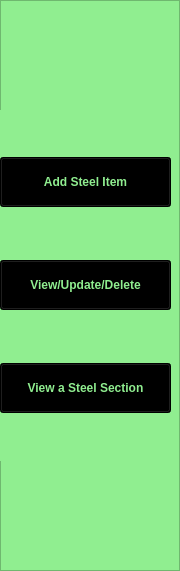
      <widget class="QFrame" name="menu_options">
       <property name="sizePolicy">
        <sizepolicy hsizetype="Maximum" vsizetype="Expanding">
         <horstretch>0</horstretch>
         <verstretch>0</verstretch>
        </sizepolicy>
       </property>
       <property name="minimumSize">
        <size>
         <width>171</width>
         <height>571</height>
        </size>
       </property>
       <property name="palette">
        <palette>
         <active>
          <colorrole role="WindowText">
           <brush brushstyle="SolidPattern">
            <color alpha="255">
             <red>0</red>
             <green>0</green>
             <blue>0</blue>
            </color>
           </brush>
          </colorrole>
          <colorrole role="Button">
           <brush brushstyle="SolidPattern">
            <color alpha="255">
             <red>144</red>
             <green>238</green>
             <blue>144</blue>
            </color>
           </brush>
          </colorrole>
          <colorrole role="Light">
           <brush brushstyle="SolidPattern">
            <color alpha="255">
             <red>187</red>
             <green>255</green>
             <blue>187</blue>
            </color>
           </brush>
          </colorrole>
          <colorrole role="Midlight">
           <brush brushstyle="SolidPattern">
            <color alpha="255">
             <red>126</red>
             <green>252</green>
             <blue>126</blue>
            </color>
           </brush>
          </colorrole>
          <colorrole role="Dark">
           <brush brushstyle="SolidPattern">
            <color alpha="255">
             <red>33</red>
             <green>125</green>
             <blue>33</blue>
            </color>
           </brush>
          </colorrole>
          <colorrole role="Mid">
           <brush brushstyle="SolidPattern">
            <color alpha="255">
             <red>44</red>
             <green>167</green>
             <blue>44</blue>
            </color>
           </brush>
          </colorrole>
          <colorrole role="Text">
           <brush brushstyle="SolidPattern">
            <color alpha="255">
             <red>0</red>
             <green>0</green>
             <blue>0</blue>
            </color>
           </brush>
          </colorrole>
          <colorrole role="BrightText">
           <brush brushstyle="SolidPattern">
            <color alpha="255">
             <red>255</red>
             <green>255</green>
             <blue>255</blue>
            </color>
           </brush>
          </colorrole>
          <colorrole role="ButtonText">
           <brush brushstyle="SolidPattern">
            <color alpha="255">
             <red>255</red>
             <green>0</green>
             <blue>0</blue>
            </color>
           </brush>
          </colorrole>
          <colorrole role="Base">
           <brush brushstyle="SolidPattern">
            <color alpha="255">
             <red>144</red>
             <green>238</green>
             <blue>144</blue>
            </color>
           </brush>
          </colorrole>
          <colorrole role="Window">
           <brush brushstyle="SolidPattern">
            <color alpha="255">
             <red>144</red>
             <green>238</green>
             <blue>144</blue>
            </color>
           </brush>
          </colorrole>
          <colorrole role="Shadow">
           <brush brushstyle="SolidPattern">
            <color alpha="255">
             <red>0</red>
             <green>0</green>
             <blue>0</blue>
            </color>
           </brush>
          </colorrole>
          <colorrole role="AlternateBase">
           <brush brushstyle="SolidPattern">
            <color alpha="255">
             <red>160</red>
             <green>252</green>
             <blue>160</blue>
            </color>
           </brush>
          </colorrole>
          <colorrole role="ToolTipBase">
           <brush brushstyle="SolidPattern">
            <color alpha="255">
             <red>255</red>
             <green>255</green>
             <blue>220</blue>
            </color>
           </brush>
          </colorrole>
          <colorrole role="ToolTipText">
           <brush brushstyle="SolidPattern">
            <color alpha="255">
             <red>0</red>
             <green>0</green>
             <blue>0</blue>
            </color>
           </brush>
          </colorrole>
         </active>
         <inactive>
          <colorrole role="WindowText">
           <brush brushstyle="SolidPattern">
            <color alpha="255">
             <red>0</red>
             <green>0</green>
             <blue>0</blue>
            </color>
           </brush>
          </colorrole>
          <colorrole role="Button">
           <brush brushstyle="SolidPattern">
            <color alpha="255">
             <red>144</red>
             <green>238</green>
             <blue>144</blue>
            </color>
           </brush>
          </colorrole>
          <colorrole role="Light">
           <brush brushstyle="SolidPattern">
            <color alpha="255">
             <red>187</red>
             <green>255</green>
             <blue>187</blue>
            </color>
           </brush>
          </colorrole>
          <colorrole role="Midlight">
           <brush brushstyle="SolidPattern">
            <color alpha="255">
             <red>126</red>
             <green>252</green>
             <blue>126</blue>
            </color>
           </brush>
          </colorrole>
          <colorrole role="Dark">
           <brush brushstyle="SolidPattern">
            <color alpha="255">
             <red>33</red>
             <green>125</green>
             <blue>33</blue>
            </color>
           </brush>
          </colorrole>
          <colorrole role="Mid">
           <brush brushstyle="SolidPattern">
            <color alpha="255">
             <red>44</red>
             <green>167</green>
             <blue>44</blue>
            </color>
           </brush>
          </colorrole>
          <colorrole role="Text">
           <brush brushstyle="SolidPattern">
            <color alpha="255">
             <red>200</red>
             <green>0</green>
             <blue>0</blue>
            </color>
           </brush>
          </colorrole>
          <colorrole role="BrightText">
           <brush brushstyle="SolidPattern">
            <color alpha="255">
             <red>255</red>
             <green>255</green>
             <blue>255</blue>
            </color>
           </brush>
          </colorrole>
          <colorrole role="ButtonText">
           <brush brushstyle="SolidPattern">
            <color alpha="255">
             <red>0</red>
             <green>0</green>
             <blue>0</blue>
            </color>
           </brush>
          </colorrole>
          <colorrole role="Base">
           <brush brushstyle="SolidPattern">
            <color alpha="255">
             <red>144</red>
             <green>238</green>
             <blue>144</blue>
            </color>
           </brush>
          </colorrole>
          <colorrole role="Window">
           <brush brushstyle="SolidPattern">
            <color alpha="255">
             <red>144</red>
             <green>238</green>
             <blue>144</blue>
            </color>
           </brush>
          </colorrole>
          <colorrole role="Shadow">
           <brush brushstyle="SolidPattern">
            <color alpha="255">
             <red>0</red>
             <green>0</green>
             <blue>0</blue>
            </color>
           </brush>
          </colorrole>
          <colorrole role="AlternateBase">
           <brush brushstyle="SolidPattern">
            <color alpha="255">
             <red>160</red>
             <green>252</green>
             <blue>160</blue>
            </color>
           </brush>
          </colorrole>
          <colorrole role="ToolTipBase">
           <brush brushstyle="SolidPattern">
            <color alpha="255">
             <red>255</red>
             <green>255</green>
             <blue>220</blue>
            </color>
           </brush>
          </colorrole>
          <colorrole role="ToolTipText">
           <brush brushstyle="SolidPattern">
            <color alpha="255">
             <red>0</red>
             <green>0</green>
             <blue>0</blue>
            </color>
           </brush>
          </colorrole>
         </inactive>
         <disabled>
          <colorrole role="WindowText">
           <brush brushstyle="SolidPattern">
            <color alpha="255">
             <red>33</red>
             <green>125</green>
             <blue>33</blue>
            </color>
           </brush>
          </colorrole>
          <colorrole role="Button">
           <brush brushstyle="SolidPattern">
            <color alpha="255">
             <red>144</red>
             <green>238</green>
             <blue>144</blue>
            </color>
           </brush>
          </colorrole>
          <colorrole role="Light">
           <brush brushstyle="SolidPattern">
            <color alpha="255">
             <red>187</red>
             <green>255</green>
             <blue>187</blue>
            </color>
           </brush>
          </colorrole>
          <colorrole role="Midlight">
           <brush brushstyle="SolidPattern">
            <color alpha="255">
             <red>126</red>
             <green>252</green>
             <blue>126</blue>
            </color>
           </brush>
          </colorrole>
          <colorrole role="Dark">
           <brush brushstyle="SolidPattern">
            <color alpha="255">
             <red>33</red>
             <green>125</green>
             <blue>33</blue>
            </color>
           </brush>
          </colorrole>
          <colorrole role="Mid">
           <brush brushstyle="SolidPattern">
            <color alpha="255">
             <red>44</red>
             <green>167</green>
             <blue>44</blue>
            </color>
           </brush>
          </colorrole>
          <colorrole role="Text">
           <brush brushstyle="SolidPattern">
            <color alpha="255">
             <red>33</red>
             <green>125</green>
             <blue>33</blue>
            </color>
           </brush>
          </colorrole>
          <colorrole role="BrightText">
           <brush brushstyle="SolidPattern">
            <color alpha="255">
             <red>255</red>
             <green>255</green>
             <blue>255</blue>
            </color>
           </brush>
          </colorrole>
          <colorrole role="ButtonText">
           <brush brushstyle="SolidPattern">
            <color alpha="255">
             <red>33</red>
             <green>125</green>
             <blue>33</blue>
            </color>
           </brush>
          </colorrole>
          <colorrole role="Base">
           <brush brushstyle="SolidPattern">
            <color alpha="255">
             <red>144</red>
             <green>238</green>
             <blue>144</blue>
            </color>
           </brush>
          </colorrole>
          <colorrole role="Window">
           <brush brushstyle="SolidPattern">
            <color alpha="255">
             <red>144</red>
             <green>238</green>
             <blue>144</blue>
            </color>
           </brush>
          </colorrole>
          <colorrole role="Shadow">
           <brush brushstyle="SolidPattern">
            <color alpha="255">
             <red>0</red>
             <green>0</green>
             <blue>0</blue>
            </color>
           </brush>
          </colorrole>
          <colorrole role="AlternateBase">
           <brush brushstyle="SolidPattern">
            <color alpha="255">
             <red>66</red>
             <green>250</green>
             <blue>66</blue>
            </color>
           </brush>
          </colorrole>
          <colorrole role="ToolTipBase">
           <brush brushstyle="SolidPattern">
            <color alpha="255">
             <red>255</red>
             <green>255</green>
             <blue>220</blue>
            </color>
           </brush>
          </colorrole>
          <colorrole role="ToolTipText">
           <brush brushstyle="SolidPattern">
            <color alpha="255">
             <red>0</red>
             <green>0</green>
             <blue>0</blue>
            </color>
           </brush>
          </colorrole>
         </disabled>
        </palette>
       </property>
       <property name="styleSheet">
        <string notr="true">background-color: lightgreen;</string>
       </property>
       <property name="frameShape">
        <enum>QFrame::StyledPanel</enum>
       </property>
       <property name="frameShadow">
        <enum>QFrame::Raised</enum>
       </property>
       <widget class="QWidget" name="layoutWidget">
        <property name="geometry">
         <rect>
          <x>0</x>
          <y>110</y>
          <width>171</width>
          <height>351</height>
         </rect>
        </property>
        <layout class="QVBoxLayout" name="verticalLayout">
         <item>
          <widget class="QPushButton" name="add_item">
           <property name="sizePolicy">
            <sizepolicy hsizetype="Preferred" vsizetype="Fixed">
             <horstretch>0</horstretch>
             <verstretch>0</verstretch>
            </sizepolicy>
           </property>
           <property name="minimumSize">
            <size>
             <width>0</width>
             <height>50</height>
            </size>
           </property>
           <property name="palette">
            <palette>
             <active>
              <colorrole role="WindowText">
               <brush brushstyle="SolidPattern">
                <color alpha="255">
                 <red>144</red>
                 <green>238</green>
                 <blue>144</blue>
                </color>
               </brush>
              </colorrole>
              <colorrole role="Button">
               <brush brushstyle="SolidPattern">
                <color alpha="255">
                 <red>0</red>
                 <green>0</green>
                 <blue>0</blue>
                </color>
               </brush>
              </colorrole>
              <colorrole role="Light">
               <brush brushstyle="SolidPattern">
                <color alpha="255">
                 <red>187</red>
                 <green>255</green>
                 <blue>187</blue>
                </color>
               </brush>
              </colorrole>
              <colorrole role="Midlight">
               <brush brushstyle="SolidPattern">
                <color alpha="255">
                 <red>126</red>
                 <green>252</green>
                 <blue>126</blue>
                </color>
               </brush>
              </colorrole>
              <colorrole role="Dark">
               <brush brushstyle="SolidPattern">
                <color alpha="255">
                 <red>33</red>
                 <green>125</green>
                 <blue>33</blue>
                </color>
               </brush>
              </colorrole>
              <colorrole role="Mid">
               <brush brushstyle="SolidPattern">
                <color alpha="255">
                 <red>44</red>
                 <green>167</green>
                 <blue>44</blue>
                </color>
               </brush>
              </colorrole>
              <colorrole role="Text">
               <brush brushstyle="SolidPattern">
                <color alpha="255">
                 <red>144</red>
                 <green>238</green>
                 <blue>144</blue>
                </color>
               </brush>
              </colorrole>
              <colorrole role="BrightText">
               <brush brushstyle="SolidPattern">
                <color alpha="255">
                 <red>255</red>
                 <green>255</green>
                 <blue>255</blue>
                </color>
               </brush>
              </colorrole>
              <colorrole role="ButtonText">
               <brush brushstyle="SolidPattern">
                <color alpha="255">
                 <red>144</red>
                 <green>238</green>
                 <blue>144</blue>
                </color>
               </brush>
              </colorrole>
              <colorrole role="Base">
               <brush brushstyle="SolidPattern">
                <color alpha="255">
                 <red>0</red>
                 <green>0</green>
                 <blue>0</blue>
                </color>
               </brush>
              </colorrole>
              <colorrole role="Window">
               <brush brushstyle="SolidPattern">
                <color alpha="255">
                 <red>0</red>
                 <green>0</green>
                 <blue>0</blue>
                </color>
               </brush>
              </colorrole>
              <colorrole role="Shadow">
               <brush brushstyle="SolidPattern">
                <color alpha="255">
                 <red>0</red>
                 <green>0</green>
                 <blue>0</blue>
                </color>
               </brush>
              </colorrole>
              <colorrole role="AlternateBase">
               <brush brushstyle="SolidPattern">
                <color alpha="255">
                 <red>160</red>
                 <green>252</green>
                 <blue>160</blue>
                </color>
               </brush>
              </colorrole>
              <colorrole role="ToolTipBase">
               <brush brushstyle="SolidPattern">
                <color alpha="255">
                 <red>66</red>
                 <green>250</green>
                 <blue>66</blue>
                </color>
               </brush>
              </colorrole>
              <colorrole role="ToolTipText">
               <brush brushstyle="SolidPattern">
                <color alpha="255">
                 <red>0</red>
                 <green>0</green>
                 <blue>0</blue>
                </color>
               </brush>
              </colorrole>
             </active>
             <inactive>
              <colorrole role="WindowText">
               <brush brushstyle="SolidPattern">
                <color alpha="255">
                 <red>144</red>
                 <green>238</green>
                 <blue>144</blue>
                </color>
               </brush>
              </colorrole>
              <colorrole role="Button">
               <brush brushstyle="SolidPattern">
                <color alpha="255">
                 <red>0</red>
                 <green>0</green>
                 <blue>0</blue>
                </color>
               </brush>
              </colorrole>
              <colorrole role="Light">
               <brush brushstyle="SolidPattern">
                <color alpha="255">
                 <red>187</red>
                 <green>255</green>
                 <blue>187</blue>
                </color>
               </brush>
              </colorrole>
              <colorrole role="Midlight">
               <brush brushstyle="SolidPattern">
                <color alpha="255">
                 <red>126</red>
                 <green>252</green>
                 <blue>126</blue>
                </color>
               </brush>
              </colorrole>
              <colorrole role="Dark">
               <brush brushstyle="SolidPattern">
                <color alpha="255">
                 <red>33</red>
                 <green>125</green>
                 <blue>33</blue>
                </color>
               </brush>
              </colorrole>
              <colorrole role="Mid">
               <brush brushstyle="SolidPattern">
                <color alpha="255">
                 <red>44</red>
                 <green>167</green>
                 <blue>44</blue>
                </color>
               </brush>
              </colorrole>
              <colorrole role="Text">
               <brush brushstyle="SolidPattern">
                <color alpha="255">
                 <red>144</red>
                 <green>238</green>
                 <blue>144</blue>
                </color>
               </brush>
              </colorrole>
              <colorrole role="BrightText">
               <brush brushstyle="SolidPattern">
                <color alpha="255">
                 <red>255</red>
                 <green>255</green>
                 <blue>255</blue>
                </color>
               </brush>
              </colorrole>
              <colorrole role="ButtonText">
               <brush brushstyle="SolidPattern">
                <color alpha="255">
                 <red>144</red>
                 <green>238</green>
                 <blue>144</blue>
                </color>
               </brush>
              </colorrole>
              <colorrole role="Base">
               <brush brushstyle="SolidPattern">
                <color alpha="255">
                 <red>0</red>
                 <green>0</green>
                 <blue>0</blue>
                </color>
               </brush>
              </colorrole>
              <colorrole role="Window">
               <brush brushstyle="SolidPattern">
                <color alpha="255">
                 <red>0</red>
                 <green>0</green>
                 <blue>0</blue>
                </color>
               </brush>
              </colorrole>
              <colorrole role="Shadow">
               <brush brushstyle="SolidPattern">
                <color alpha="255">
                 <red>0</red>
                 <green>0</green>
                 <blue>0</blue>
                </color>
               </brush>
              </colorrole>
              <colorrole role="AlternateBase">
               <brush brushstyle="SolidPattern">
                <color alpha="255">
                 <red>160</red>
                 <green>252</green>
                 <blue>160</blue>
                </color>
               </brush>
              </colorrole>
              <colorrole role="ToolTipBase">
               <brush brushstyle="SolidPattern">
                <color alpha="255">
                 <red>66</red>
                 <green>250</green>
                 <blue>66</blue>
                </color>
               </brush>
              </colorrole>
              <colorrole role="ToolTipText">
               <brush brushstyle="SolidPattern">
                <color alpha="255">
                 <red>0</red>
                 <green>0</green>
                 <blue>0</blue>
                </color>
               </brush>
              </colorrole>
             </inactive>
             <disabled>
              <colorrole role="WindowText">
               <brush brushstyle="SolidPattern">
                <color alpha="255">
                 <red>144</red>
                 <green>238</green>
                 <blue>144</blue>
                </color>
               </brush>
              </colorrole>
              <colorrole role="Button">
               <brush brushstyle="SolidPattern">
                <color alpha="255">
                 <red>0</red>
                 <green>0</green>
                 <blue>0</blue>
                </color>
               </brush>
              </colorrole>
              <colorrole role="Light">
               <brush brushstyle="SolidPattern">
                <color alpha="255">
                 <red>187</red>
                 <green>255</green>
                 <blue>187</blue>
                </color>
               </brush>
              </colorrole>
              <colorrole role="Midlight">
               <brush brushstyle="SolidPattern">
                <color alpha="255">
                 <red>126</red>
                 <green>252</green>
                 <blue>126</blue>
                </color>
               </brush>
              </colorrole>
              <colorrole role="Dark">
               <brush brushstyle="SolidPattern">
                <color alpha="255">
                 <red>33</red>
                 <green>125</green>
                 <blue>33</blue>
                </color>
               </brush>
              </colorrole>
              <colorrole role="Mid">
               <brush brushstyle="SolidPattern">
                <color alpha="255">
                 <red>44</red>
                 <green>167</green>
                 <blue>44</blue>
                </color>
               </brush>
              </colorrole>
              <colorrole role="Text">
               <brush brushstyle="SolidPattern">
                <color alpha="255">
                 <red>144</red>
                 <green>238</green>
                 <blue>144</blue>
                </color>
               </brush>
              </colorrole>
              <colorrole role="BrightText">
               <brush brushstyle="SolidPattern">
                <color alpha="255">
                 <red>255</red>
                 <green>255</green>
                 <blue>255</blue>
                </color>
               </brush>
              </colorrole>
              <colorrole role="ButtonText">
               <brush brushstyle="SolidPattern">
                <color alpha="255">
                 <red>144</red>
                 <green>238</green>
                 <blue>144</blue>
                </color>
               </brush>
              </colorrole>
              <colorrole role="Base">
               <brush brushstyle="SolidPattern">
                <color alpha="255">
                 <red>0</red>
                 <green>0</green>
                 <blue>0</blue>
                </color>
               </brush>
              </colorrole>
              <colorrole role="Window">
               <brush brushstyle="SolidPattern">
                <color alpha="255">
                 <red>0</red>
                 <green>0</green>
                 <blue>0</blue>
                </color>
               </brush>
              </colorrole>
              <colorrole role="Shadow">
               <brush brushstyle="SolidPattern">
                <color alpha="255">
                 <red>0</red>
                 <green>0</green>
                 <blue>0</blue>
                </color>
               </brush>
              </colorrole>
              <colorrole role="AlternateBase">
               <brush brushstyle="SolidPattern">
                <color alpha="255">
                 <red>66</red>
                 <green>250</green>
                 <blue>66</blue>
                </color>
               </brush>
              </colorrole>
              <colorrole role="ToolTipBase">
               <brush brushstyle="SolidPattern">
                <color alpha="255">
                 <red>66</red>
                 <green>250</green>
                 <blue>66</blue>
                </color>
               </brush>
              </colorrole>
              <colorrole role="ToolTipText">
               <brush brushstyle="SolidPattern">
                <color alpha="255">
                 <red>0</red>
                 <green>0</green>
                 <blue>0</blue>
                </color>
               </brush>
              </colorrole>
             </disabled>
            </palette>
           </property>
           <property name="toolTip">
            <string>&lt;html&gt;&lt;head/&gt;&lt;body&gt;&lt;p&gt;Add steel section&lt;/p&gt;&lt;/body&gt;&lt;/html&gt;</string>
           </property>
           <property name="toolTipDuration">
            <number>-1</number>
           </property>
           <property name="styleSheet">
            <string notr="true">background-color: black;
color: lightgreen;
font-weight: bold;</string>
           </property>
           <property name="text">
            <string>Add Steel Item</string>
           </property>
          </widget>
         </item>
         <item>
          <widget class="QPushButton" name="view_item">
           <property name="minimumSize">
            <size>
             <width>0</width>
             <height>50</height>
            </size>
           </property>
           <property name="toolTip">
            <string>&lt;html&gt;&lt;head/&gt;&lt;body&gt;&lt;p&gt;View steel section&lt;/p&gt;&lt;/body&gt;&lt;/html&gt;</string>
           </property>
           <property name="styleSheet">
            <string notr="true">background-color: black;
color: lightgreen;
font-weight: bold;</string>
           </property>
           <property name="text">
            <string>View/Update/Delete</string>
           </property>
          </widget>
         </item>
         <item>
          <widget class="QPushButton" name="view_tables">
           <property name="minimumSize">
            <size>
             <width>0</width>
             <height>50</height>
            </size>
           </property>
           <property name="toolTip">
            <string>&lt;html&gt;&lt;head/&gt;&lt;body&gt;&lt;p&gt;View all sections of same category&lt;/p&gt;&lt;/body&gt;&lt;/html&gt;</string>
           </property>
           <property name="styleSheet">
            <string notr="true">background-color: black;
color: lightgreen;
font-weight: bold;</string>
           </property>
           <property name="text">
            <string>View a Steel Section</string>
           </property>
          </widget>
         </item>
        </layout>
       </widget>
      </widget>
